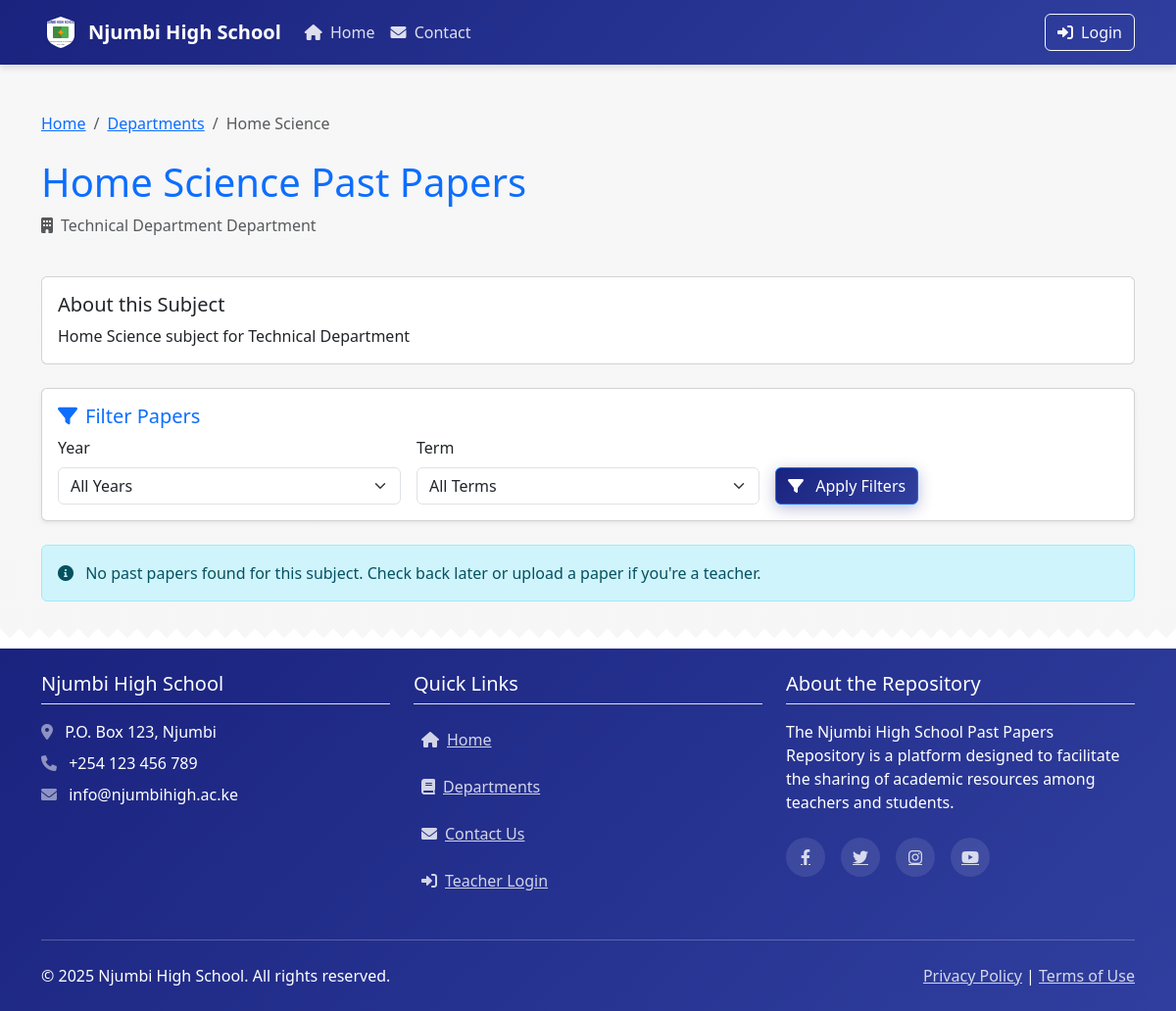
Screenshot of /papers.php?subject=1 with the database file from the repository.
### tables this page shows
CREATE TABLE IF NOT EXISTS subjects (
    id INT AUTO_INCREMENT PRIMARY KEY,
    department_id INT NOT NULL,
    name VARCHAR(100) NOT NULL,
    description TEXT,
    created_at TIMESTAMP DEFAULT CURRENT_TIMESTAMP,
    FOREIGN KEY (department_id) REFERENCES departments(id) ON DELETE CASCADE
);

CREATE TABLE IF NOT EXISTS departments (
    id INT AUTO_INCREMENT PRIMARY KEY,
    name VARCHAR(100) NOT NULL,
    description TEXT,
    created_at TIMESTAMP DEFAULT CURRENT_TIMESTAMP
);

### papers.php (the view, shortened to what this page needs)
<?php
$subjectId = intval($_GET['subject']);
$subject = null;
$department = null;
$papers = [];
$yearFilter = isset($_GET['year']) && is_numeric($_GET['year']) ? intval($_GET['year']) : 0;
$termFilter = isset($_GET['term']) && in_array($_GET['term'], ['1', '2', '3']) ? $_GET['term'] : '';
$conn = getDbConnection();
if ($conn) {
    $subjectSql = "SELECT s.id, s.name, s.description, d.id as department_id, d.name as department_name
                   FROM subjects s
                   JOIN departments d ON s.department_id = d.id
                   WHERE s.id = ?";
    $subjectStmt = $conn->prepare($subjectSql);
    $subjectStmt->bind_param('i', $subjectId);
    $subjectStmt->execute();
    $subjectResult = $subjectStmt->get_result();
    if ($subjectResult && $subjectResult->num_rows > 0) {
        $row = $subjectResult->fetch_assoc();
        $subject = [
            'id' => $row['id'],
            'name' => $row['name'],
            'description' => $row['description']
        ];
        $department = [
            'id' => $row['department_id'],
            'name' => $row['department_name']
        ];
    }
}
?>
<!DOCTYPE html>
<html lang="en">
<head>
    <link rel="stylesheet" href="assets/css/style.css">
    <link href="https://cdn.jsdelivr.net/npm/bootstrap@5.3.0/dist/css/bootstrap.min.css" rel="stylesheet">
    <link rel="stylesheet" href="https://cdnjs.cloudflare.com/ajax/libs/font-awesome/6.0.0/css/all.min.css">
</head>
<body>
    <?php include 'includes/header.php'; ?>
    <main class="container my-5">
        <?php if (!$subject): ?>
            <div class="alert alert-danger">
                <i class="fas fa-exclamation-circle me-2"></i> Subject not found.
            </div>
            <div class="text-center mt-4">
                <a href="departments.php" class="btn btn-primary">
                    <i class="fas fa-arrow-left me-2"></i> Back to Departments
                </a>
            </div>
        <?php else: ?>
            <nav aria-label="breadcrumb" class="mb-4">
                <ol class="breadcrumb">
                    <li class="breadcrumb-item"><a href="index.php">Home</a></li>
                    <li class="breadcrumb-item"><a href="departments.php">Departments</a></li>
                    <li class="breadcrumb-item active" aria-current="page"><?php echo htmlspecialchars($subject['name']); ?></li>
                </ol>
            </nav>
            <div class="d-flex justify-content-between align-items-center mb-4 fade-in">
                <div>
                    <h1 class="text-primary"><?php echo htmlspecialchars($subject['name']); ?> Past Papers</h1>
                    <p class="text-muted"><i class="fas fa-building me-2"></i><?php echo htmlspecialchars($department['name']); ?> Department</p>
                </div>
            </div>
            <?php if (!empty($subject['description'])): ?>
                <div class="card mb-4">
                    <div class="card-body">
                        <h5 class="card-title">About this Subject</h5>
                        <p class="card-text"><?php echo htmlspecialchars($subject['description']); ?></p>
                    </div>
                </div>
            <?php endif; ?>
            <div class="card mb-4 shadow-sm slide-in-left">
                <div class="card-body">
                    <h5 class="card-title text-primary"><i class="fas fa-filter me-2"></i>Filter Papers</h5>
                    <form action="papers.php" method="GET" class="row g-3">
                        <div class="col-md-4">
                            <label for="year" class="form-label">Year</label>
                            <select class="form-select" id="year" name="year">
                                <option value="">All Years</option>
                            </select>
                        </div>
                        <div class="col-md-4">
                            <label for="term" class="form-label">Term</label>
                            <select class="form-select" id="term" name="term">
                                <option value="">All Terms</option>
                            </select>
                        </div>
                        <div class="col-md-4 d-flex align-items-end">
                            <button type="submit" class="btn btn-primary me-2">
                                <i class="fas fa-filter me-2"></i> Apply Filters
                            </button>
                        </div>
                    </form>
                </div>
            </div>
            <?php if (empty($papers)): ?>
                <div class="alert alert-info">
                    <i class="fas fa-info-circle me-2"></i> No past papers found for this subject.
                    <?php if ($yearFilter || $termFilter): ?>
                        Try clearing your filters or check back later.
                    <?php else: ?>
                        Check back later or upload a paper if you're a teacher.
                    <?php endif; ?>
                </div>
            <?php endif; ?>
        <?php endif; ?>
    </main>
    <?php include 'includes/footer.php'; ?>
</body>
</html>

### assets/css/style.css (style rules this page uses)
:root { --primary-color: #1a237e; --secondary-color: #4caf50; --accent-color: #ff9800; --light-color: #f5f5f5; --dark-color: #333; --gray-color: #757575; --border-radius: 8px; --box-shadow: 0 4px 6px rgba(0, 0, 0, 0.1); --transition-speed: 0.3s; --gradient-primary: linear-gradient(135deg, #1a237e 0%, #303f9f 100%); --gradient-secondary: linear-gradient(135deg, #4caf50 0%, #2e7d32 100%); }
body { font-family: 'Roboto', sans-serif; color: var(--dark-color); background-color: var(--light-color); line-height: 1.6; background-image: linear-gradient(to bottom, rgba(245, 245, 245, 0.8) 0%, rgba(245, 245, 245, 0.9) 100%); background-attachment: fixed; }
.fade-in { animation: fadeIn 0.5s ease-out forwards; opacity: 1 !important; }
.slide-in-left { animation: slideInLeft 0.5s ease-out forwards; opacity: 1 !important; }
.card { transition: transform var(--transition-speed) ease, box-shadow var(--transition-speed) ease; border-radius: var(--border-radius); border: none; overflow: hidden; }
.card-body { padding: 1.5rem; }
.btn-primary { background: var(--gradient-primary); border: none; box-shadow: 0 4px 15px rgba(26, 35, 126, 0.3); padding: 0.6rem 1.5rem; transition: all var(--transition-speed) ease; position: relative; overflow: hidden; z-index: 1; }
.btn-primary::after { content: ''; position: absolute; bottom: 0; left: 0; width: 100%; height: 100%; background-color: rgba(0, 0, 0, 0.1); z-index: -1; transform: scaleY(0); transform-origin: bottom; transition: transform var(--transition-speed) ease; }
.fade-in { animation: fadeIn 1s ease-in-out; opacity: 0; }
.fade-in { animation: fadeIn 1s ease-in-out; }
.slide-in-left { animation: slideInLeft 0.8s ease-in-out; }

### rows the page displays
subjects: name "Home Science", department.name "Technical Department", description "Home Science subject for Technical Department"
